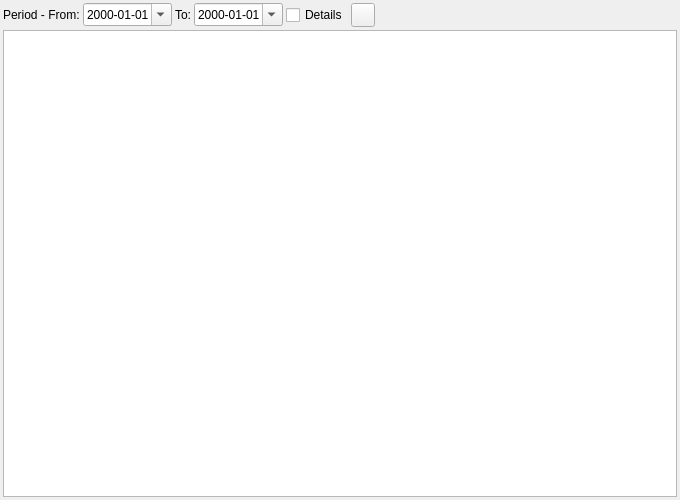
<?xml version="1.0" encoding="UTF-8"?>
<ui version="4.0">
 <class>ACC_SalesTaxReportWidget</class>
 <widget class="QWidget" name="ACC_SalesTaxReportWidget">
  <property name="geometry">
   <rect>
    <x>0</x>
    <y>0</y>
    <width>680</width>
    <height>500</height>
   </rect>
  </property>
  <property name="windowTitle">
   <string>Dialog</string>
  </property>
  <layout class="QGridLayout" name="gridLayout_2">
   <property name="leftMargin">
    <number>3</number>
   </property>
   <property name="topMargin">
    <number>3</number>
   </property>
   <property name="rightMargin">
    <number>3</number>
   </property>
   <property name="bottomMargin">
    <number>3</number>
   </property>
   <property name="spacing">
    <number>3</number>
   </property>
   <item row="0" column="0">
    <layout class="QHBoxLayout" name="horizontalLayout_2">
     <item>
      <widget class="QLabel" name="label">
       <property name="text">
        <string>Period - From:</string>
       </property>
      </widget>
     </item>
     <item>
      <widget class="QDateEdit" name="dtFrom">
       <property name="displayFormat">
        <string>yyyy-MM-dd</string>
       </property>
       <property name="calendarPopup">
        <bool>true</bool>
       </property>
      </widget>
     </item>
     <item>
      <widget class="QLabel" name="label_2">
       <property name="text">
        <string>To:</string>
       </property>
      </widget>
     </item>
     <item>
      <widget class="QDateEdit" name="dtTo">
       <property name="displayFormat">
        <string>yyyy-MM-dd</string>
       </property>
       <property name="calendarPopup">
        <bool>true</bool>
       </property>
      </widget>
     </item>
     <item>
      <widget class="QCheckBox" name="ckbDetails">
       <property name="text">
        <string>Details</string>
       </property>
      </widget>
     </item>
     <item>
      <widget class="QToolButton" name="pbRefresh">
       <property name="minimumSize">
        <size>
         <width>24</width>
         <height>24</height>
        </size>
       </property>
       <property name="maximumSize">
        <size>
         <width>24</width>
         <height>24</height>
        </size>
       </property>
       <property name="toolTip">
        <string>Refresh report</string>
       </property>
       <property name="text">
        <string/>
       </property>
       <property name="icon">
        <iconset resource="../../../db/src/gui/db.qrc">
         <normaloff>:/images/icons/arrow_refresh.png</normaloff>:/images/icons/arrow_refresh.png</iconset>
       </property>
      </widget>
     </item>
     <item>
      <spacer name="horizontalSpacer_2">
       <property name="orientation">
        <enum>Qt::Horizontal</enum>
       </property>
       <property name="sizeHint" stdset="0">
        <size>
         <width>40</width>
         <height>20</height>
        </size>
       </property>
      </spacer>
     </item>
    </layout>
   </item>
   <item row="1" column="0">
    <widget class="RB_TextEdit" name="teTax"/>
   </item>
  </layout>
 </widget>
 <customwidgets>
  <customwidget>
   <class>RB_TextEdit</class>
   <extends>QTextEdit</extends>
   <header location="global">rb_textedit.h</header>
  </customwidget>
 </customwidgets>
 <resources>
  <include location="../../../db/src/gui/db.qrc"/>
 </resources>
 <connections/>
</ui>
